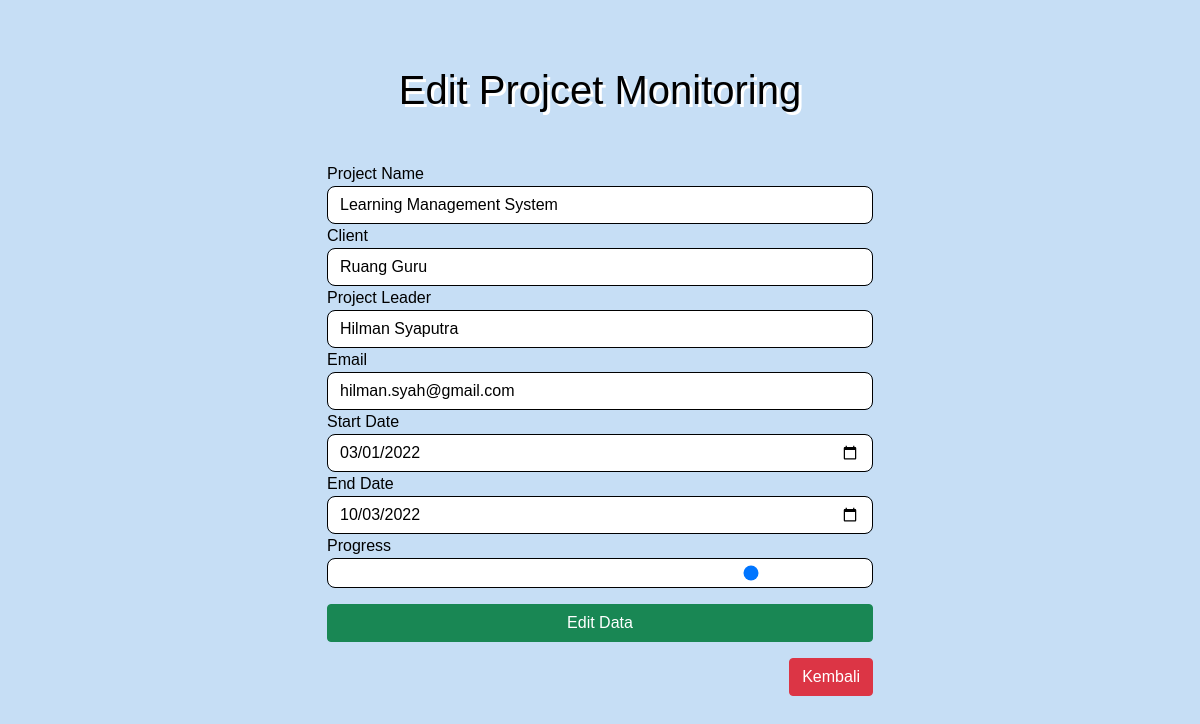
Page /edit.php?id=2 on the committed database.
### tables this page shows
CREATE TABLE `project` (
  `id` int(11) NOT NULL,
  `pname` varchar(100) NOT NULL,
  `client` varchar(100) NOT NULL,
  `pleader` varchar(100) NOT NULL,
  `email` varchar(100) NOT NULL,
  `sdate` date NOT NULL,
  `edate` date NOT NULL,
  `progress` varchar(100) NOT NULL
);

### function.php (called while the page is built, shortened)
<?php
$conn = mysqli_connect("localhost", "root", "", "project_monitoring");
function query($query)
{
    global $conn;
    $result = mysqli_query($conn, $query);
    $rows = [];
    while ($row = mysqli_fetch_assoc($result)) {
        $rows[] = $row;
    }
    return $rows;
}

### edit.php (the view, shortened to what this page needs)
<?php
require 'function.php';
$id = $_GET["id"];
$dktr = query("SELECT * FROM project WHERE id = $id")[0];
?>
<!DOCTYPE html>
<html lang="en">
<head>
    <link href="https://cdn.jsdelivr.net/npm/bootstrap@5.0.2/dist/css/bootstrap.min.css" rel="stylesheet" />
    <link rel="stylesheet" href="css/style.css?<?= time() ?>" />
</head>
<body>
    <section id="edit-tambah">
        <div class="container">
            <div class="row justify-content-around">
                <div class="col-lg-6 col-md-8 col-sm-10">
                    <h1 class="mt-3 text-center mb-5">Edit Projcet Monitoring</h1>
                    <form action="" method="post">
                        <label for="pname">Project Name </label>
                        <input type="text" class="form-control" name="pname" id="pname" value="<?= $dktr["pname"]; ?>" required>
                        <label for="client">Client </label>
                        <input type="text" class="form-control" name="client" id="client" value="<?= $dktr["client"]; ?>" required>
                        <label for="pleader">Project Leader </label>
                        <input type="text" class="form-control" name="pleader" id="pleader" value="<?= $dktr["pleader"]; ?>" required>
                        <label for="email">Email </label>
                        <input type="email" class="form-control" name="email" id="email" value="<?= $dktr["email"]; ?>" required>
                        <label for="sdate">Start Date </label>
                        <input type="date" class="form-control" name="sdate" id="sdate" value="<?= $dktr["sdate"]; ?>" required>
                        <label for="edate">End Date </label>
                        <input type="date" class="form-control" name="edate" id="edate" value="<?= $dktr["edate"]; ?>" required>
                        <label for="progress">Progress </label>
                        <input type="range" class="form-control" name="progress" id="progress" value="<?= $dktr["progress"]; ?>" required>
                        <button type="submit" name="submit" class="btn btn-success mt-3 w-100">Edit Data</button>
                    </form>
                    <a href="project.php"><button class="btn btn-danger mt-3 float-end ">Kembali</button></a>
                </div>
            </div>
        </div>
    </section>
</body>
</html>

### css/style.css (style rules this page uses)
* { font-family: 'Poppins', sans-serif; }
a { text-decoration: none; }
#edit-tambah { background-color: #c6def5; height: 100vh; height: 100%; padding: 50px 0px; }
#edit-tambah h1 { color: #000000; text-shadow: 3px 3px hsl(0, 0%, 100%); }
#edit-tambah h3, label { color: black; }
#edit-tambah .form-control { width: 100%; border: 1px solid #000000; box-sizing: border-box; border-radius: 8px; color: black; }
#edit-tambah .btn { text-decoration: none; color: white; }

### rows in the picture
project: pname "Learning Management System", client "Ruang Guru", pleader "Hilman Syaputra", email "hilman.syah@gmail.com", sdate "03/01/2022", edate "10/03/2022", progress "80"
